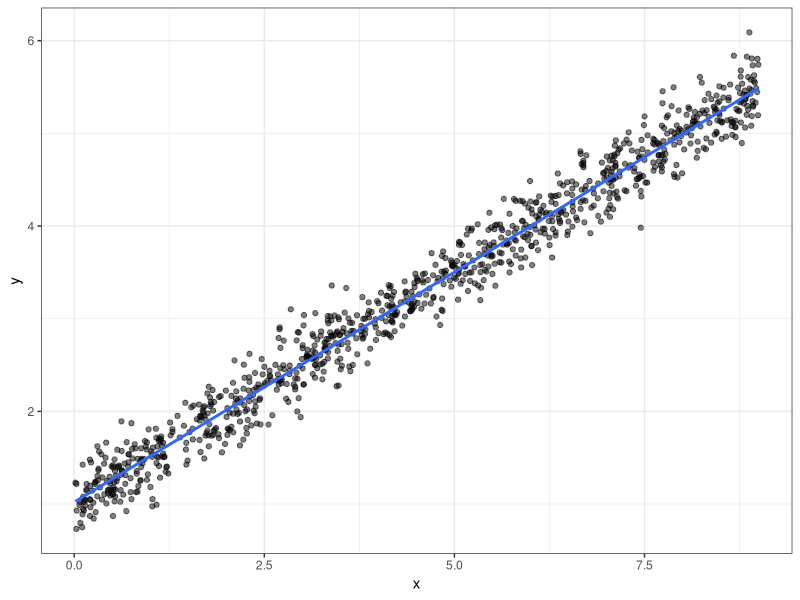
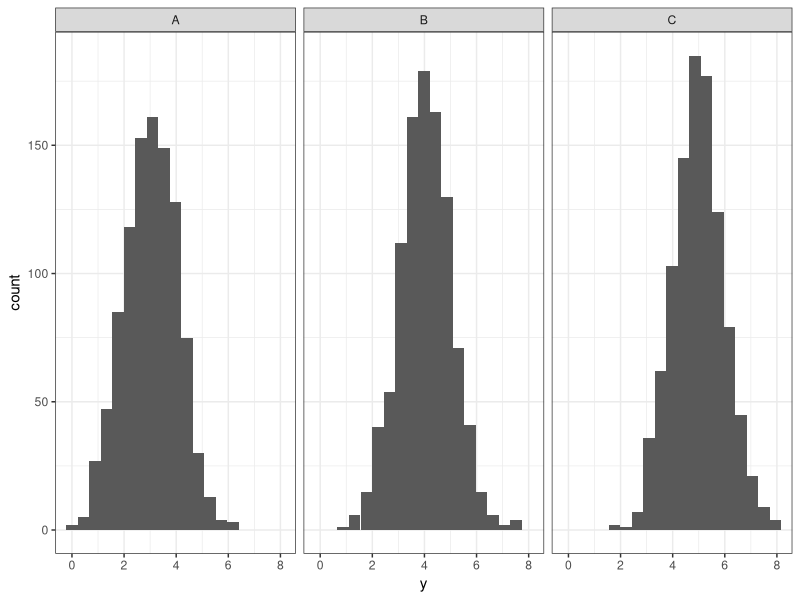
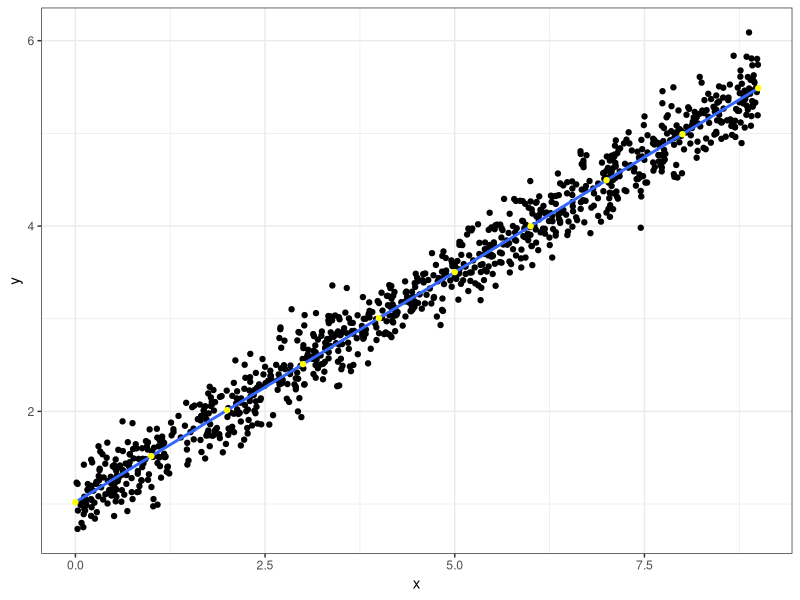

The R source for these figures, in order:
# Introduction to regressiOn in R
library(ggplot2)
library(dplyr)

old <- theme_set(theme_bw())
#theme_set(old)

## Simple Linear Regression

n <- 1000
x_1 <- runif(n, 0, 9)
y_1 <- 1 + 0.5*x_1 + rnorm(n, sd = .2)
df <- data.frame(x = x_1, y = y_1)
df
df[['x']]
df[['y']]

ggplot(df, aes(x, y)) + geom_point(alpha = 0.5) + geom_smooth(method = 'lm', se = FALSE)

model <- lm(y ~ x, df)
model

## Simple Linear Regression continuous vs category

n <- 1000
x_2 <- rep(c('A', 'B', 'C'), each = n)
y_2 <- c(rnorm(n, mean = 3), rnorm(n, mean = 4), rnorm(n, mean = 5))
df_2 <- data.frame(x = x_2, y = y_2)

ggplot(df_2, aes(y)) + geom_histogram(bins = 19) + facet_wrap(vars(x))

model_df_2_manual <- df_2 %>% group_by(x) %>% summarise(y_bar = mean(y))
model_df_2_manual

model_df_2 <- lm(y ~ x + 0, df_2)
model_df_2

## Linear Regression + fited points

df_fited <- tibble(x = 0:9)
df_fited <- df_fited %>% mutate(y = predict(model, df_fited))
df_fited

ggplot(df, aes(x, y)) + 
  geom_point() + 
  geom_smooth(method = "lm", se = FALSE) + 
  geom_point(data = df_fited, color = 'yellow')

#### hasta aqui me quede

## coefficients() fitted() residuals() summary()
## library() tidy() augment() glance() I()